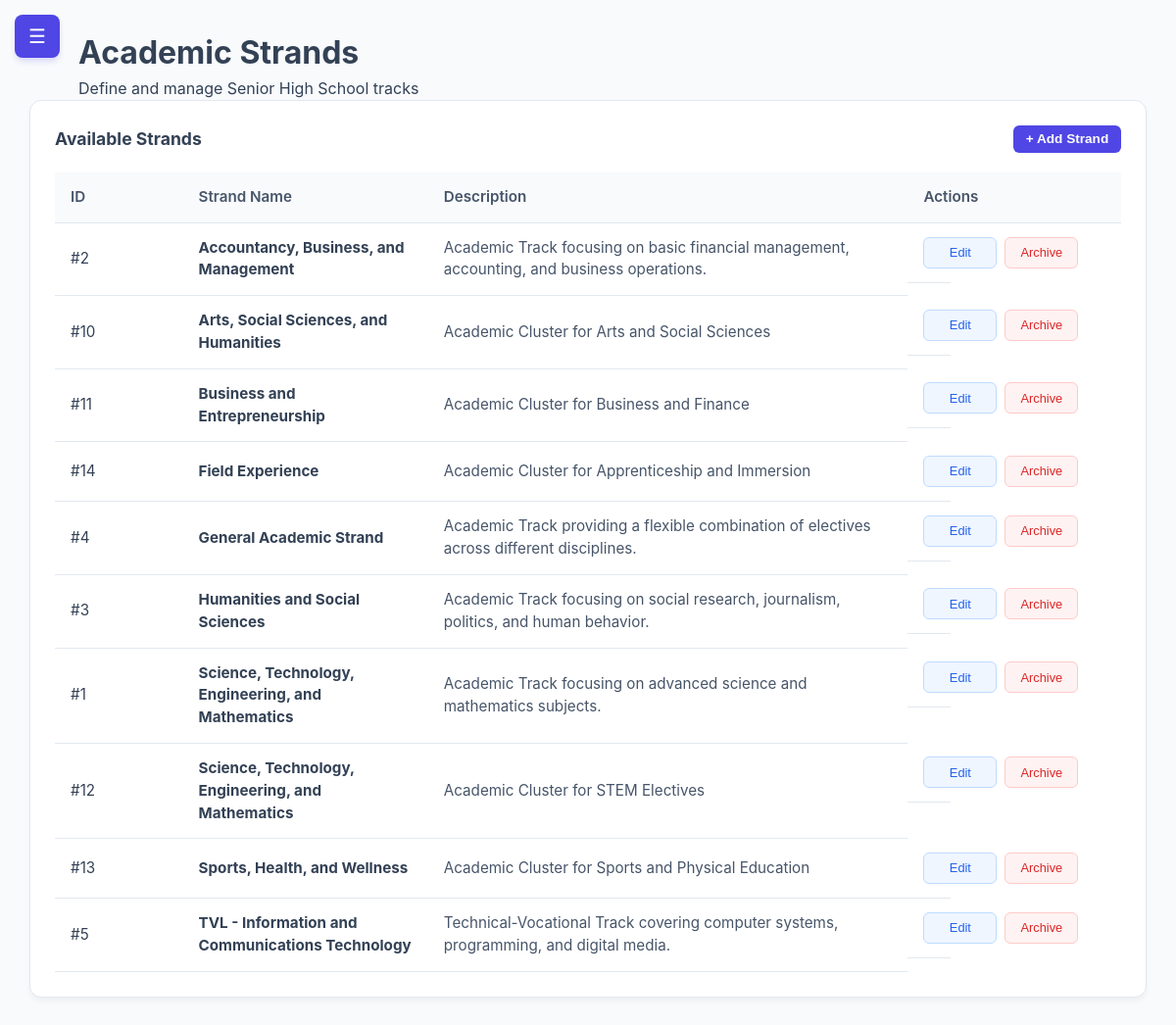
The app's page /modules/admin/manage_strands.php?msg=archive_failed (signed in), older data.
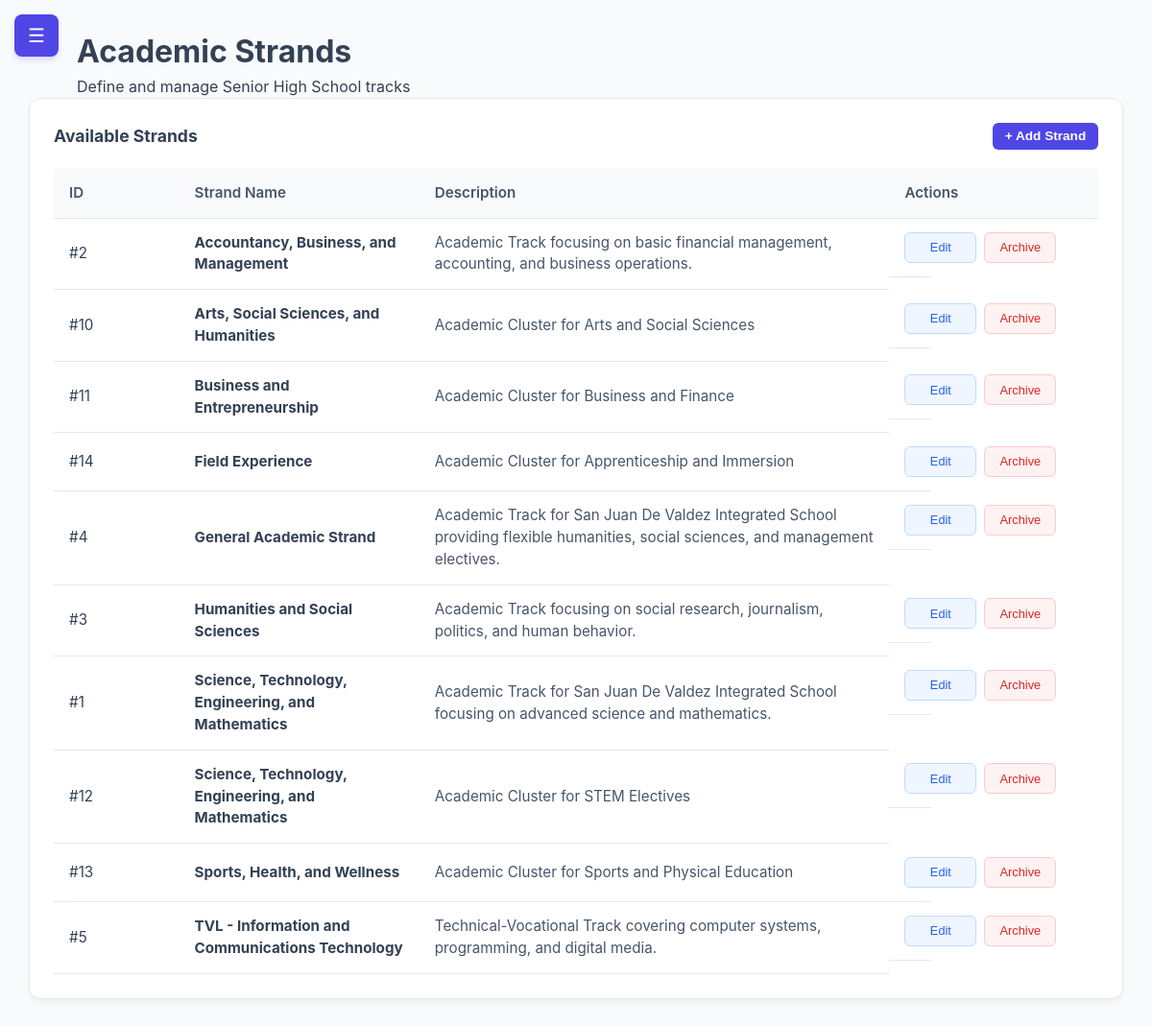
The same page, newer data.
### tables this page shows
CREATE TABLE `strands` (
  `id` int(11) NOT NULL,
  `strand_code` varchar(20) NOT NULL,
  `strand_name` varchar(100) NOT NULL,
  `description` text DEFAULT NULL
);

### modules/admin/manage_strands.php (the view, shortened to what this page needs)
<?php
$conn = getDBConnection();
$strands_list = $conn->query("
    SELECT s.*
    FROM strands s
    WHERE NOT EXISTS (
        SELECT 1 FROM resource_archives ra
        WHERE ra.resource_type = 'strand' AND ra.resource_id = s.id
    )
    ORDER BY s.strand_name ASC
")->fetchAll();
?>
<!DOCTYPE html>
<html lang="en">
<head>
    <link rel="stylesheet" href="../../assets/css/dashboard.css">
</head>
<body>
    <button class="mobile-toggle" id="mobileBurger" onclick="toggleSidebar()">☰</button>
    <div class="dashboard-wrapper">
        <main class="content">
            <header class="content-header">
                <h1>Academic Strands</h1>
                <p>Define and manage Senior High School tracks</p>
            </header>
            <div class="table-container">
                <div class="table-header" style="display: flex; justify-content: space-between; align-items: center; margin-bottom: 20px;">
                    <h2>Available Strands</h2>
                    <button class="btn-primary" onclick="prepareNewStrand()">+ Add Strand</button>
                </div>
                <table>
                    <thead>
                        <tr>
                            <th class="col-id">ID</th>
                            <th class="col-name">Strand Name</th>
                            <th class="col-desc">Description</th>
                            <th>Actions</th>
                        </tr>
                    </thead>
                    <tbody>
                        <?php if (!empty($strands_list)): ?>
                            <?php foreach ($strands_list as $row): ?>
                            <tr>
                                <td class="col-id">#<?php echo $row['id']; ?></td>
                                <td class="col-name"><strong><?php echo htmlspecialchars($row['strand_name']); ?></strong></td>
                                <td class="col-desc">
                                    <div class="desc-text">
                                        <?php echo !empty($row['description']) ? htmlspecialchars($row['description']) : '<em style="color:#94a3b8;">No description provided</em>'; ?>
                                    </div>
                                </td>
                                <td class="col-actions">
                                    <div class="action-cell-wrapper">
                                        <button class="btn-edit" onclick='openEditModal(<?php echo json_encode($row); ?>)'>Edit</button>
                                        <form method="POST" action="archive_resource.php" onsubmit="return confirm('Archive this strand? The super admin can restore or permanently delete it.');">
                                            <button type="submit" class="btn-delete">Archive</button>
                                        </form>
                                    </div>
                                </td>
                            </tr>
                            <?php endforeach; ?>
                        <?php else: ?>
                            <tr>
                                <td colspan="4" style="text-align:center; padding: 40px; color: #64748b;">No strands found. Click "+ Add Strand" to create one.</td>
                            </tr>
                        <?php endif; ?>
                    </tbody>
                </table>
            </div>
        </main>
    </div>
</body>
</html>

Row changes from the older to the newer data that the page shows:
changed strands "General Academic Strand": description "Academic Track providing a flexible combination of electives across different disciplines." → "Academic Track for San Juan De Valdez Integrated School providing flexible humanities, social sciences, and management electives."
changed strands id 1: description "Academic Track focusing on advanced science and mathematics subjects." → "Academic Track for San Juan De Valdez Integrated School focusing on advanced science and mathematics."
